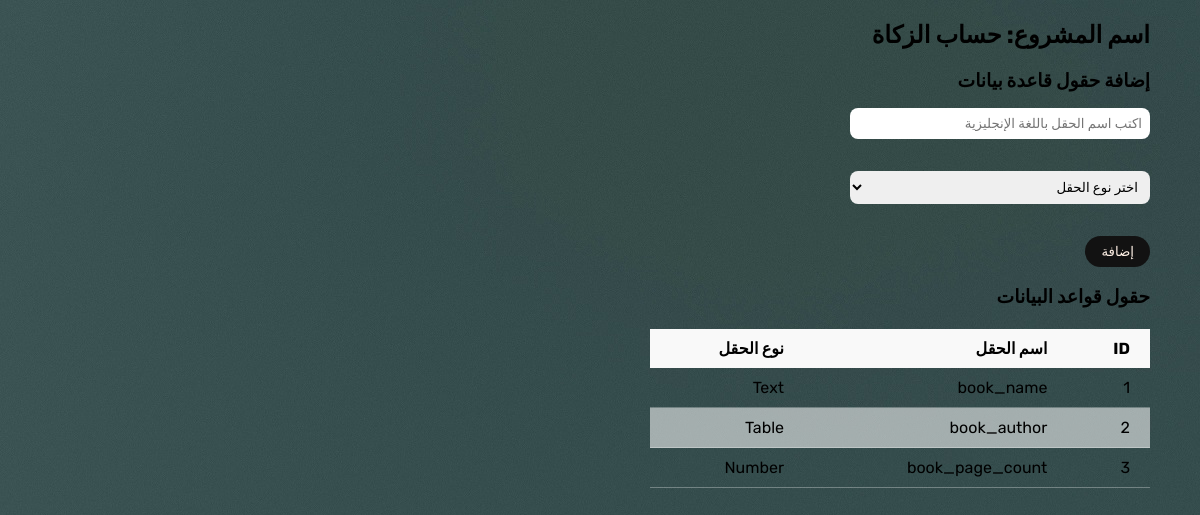
/v2/1/, run on the app's committed database.
### app_v2/models.py (models this page shows, shortened)
class Project(models.Model):
    name = models.CharField(max_length=200)
    p_type = models.ForeignKey(ProjectType, on_delete=models.SET_NULL, blank=True, null=True)
    class Meta:
        verbose_name = 'مشروع'
        verbose_name_plural = 'مشاريع'

class Field(models.Model):
    project =models.ForeignKey(Project, on_delete=models.CASCADE, related_name='fields')
    name = models.CharField(max_length=250)
    f_type = models.ForeignKey(FieldType, on_delete=models.CASCADE)
    class Meta:
        verbose_name = 'حقل'
        verbose_name_plural = "حقول"

class FieldType(models.Model):
    name = models.CharField(max_length=255)
    def __str__(self):
        return self.name
    class Meta:
        verbose_name = 'نوع حقل'
        verbose_name_plural = 'أنواع الحقول'

### app_v2/views.py (the view, shortened to what this page needs)
# urls.py: path('<int:id>/', project_details, name='project-details' ),
def project_details(request, id):
    project = get_object_or_404(Project, id=id)
    field_types = FieldType.objects.all()
    context = {
        'project': project,
        'f_types': field_types,
    }
    return render(request, 'app_v2/project-details.html', context)

### app_v2/templates/app_v2/project-details.html (shortened to what this page needs)
{% extends 'base.html' %}
{% load static %}
{% block content %}
<section>
    <div class="container">
        <div class="section__heading">
            <h1>
                اسم المشروع:
                {{project.name}}
            </h1>
        </div>
        <div class="section__content">
            <h3>إضافة حقول قاعدة بيانات</h3>
            <form action="" class="create-field" method="post">
                <div class="field">
                    <input type="text" placeholder="اكتب اسم الحقل باللغة الإنجليزية" name="field-name-input" required>
                </div>
                <div class="field">
                    <select name="field-type-select" id="" required>
                        <option value="" selected disabled >اختر نوع الحقل</option>
                    </select>
                </div>
                <button type="submit" class="btn btn-solid-dark">إضافة</button>
            </form>
        </div>
    </div>
</section>
<section >
    <div class="container">
        <div class="section__heading">
            <h3>حقول قواعد البيانات</h3>
        </div>
        <div class="section__content">
            <table>
                <thead>
                    <tr>
                        <th>ID</th>
                        <th>اسم الحقل</th>
                        <th>نوع الحقل</th>
                    </tr>
                </thead>
                <tbody>
                    {% for field in project.fields.all %}
                        <tr>
                            <td>{{field.id}}</td>
                            <td>{{field.name}}</td>
                            <td>{{field.f_type}}</td>
                        </tr>
                    {% endfor %}
                </tbody>
            </table>
        </div>
    </div>
</section>
{% endblock content %}

### project/static/css/main.css (style rules this page uses)
* { padding: 0; margin:0; box-sizing: border-box; font-family: "Rubik", sans-serif; }
.container { margin: 0 auto; }
body { overflow-x: hidden; background-color: #fef0e5; margin-bottom: 1rem; }
section .section__heading { line-height: 1.6; margin-bottom: 1rem }
.btn { display: block; width: fit-content; padding: .5rem 1rem; border-radius: 2rem; margin-top: 1rem; outline: none; border: none; cursor: pointer; }
.btn-solid-dark { background: #121212; color: #fef0e5; }
input { display: block; }
select { padding: .5rem 1rem ; border-radius: 15px; border: 1px solid #12121230; outline: none; }
@media (min-width: 1200px) { .container { width: 1100px; } }

### data on the page
Project: name "حساب الزكاة"
Field: id "1", name "book_name", f_type "Text"
Field: id "2", name "book_author", f_type "Table"
Field: id "3", name "book_page_count", f_type "Number"
